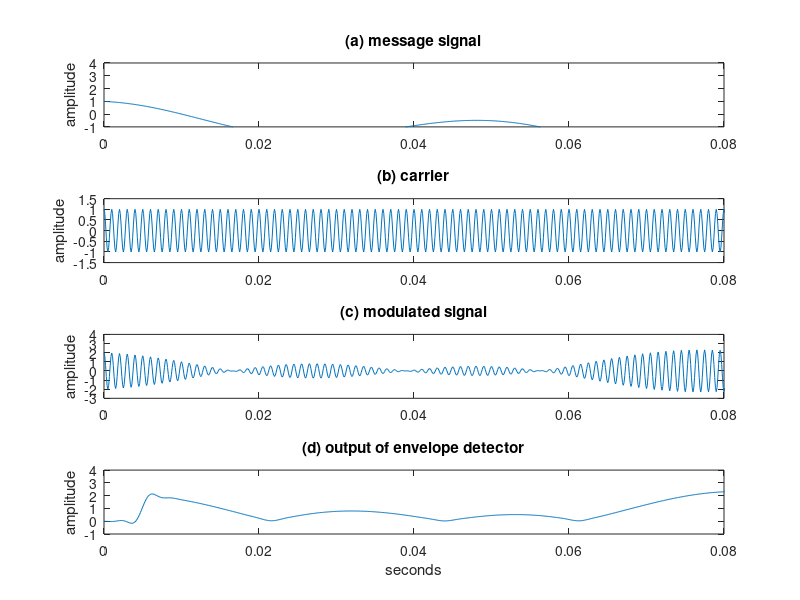
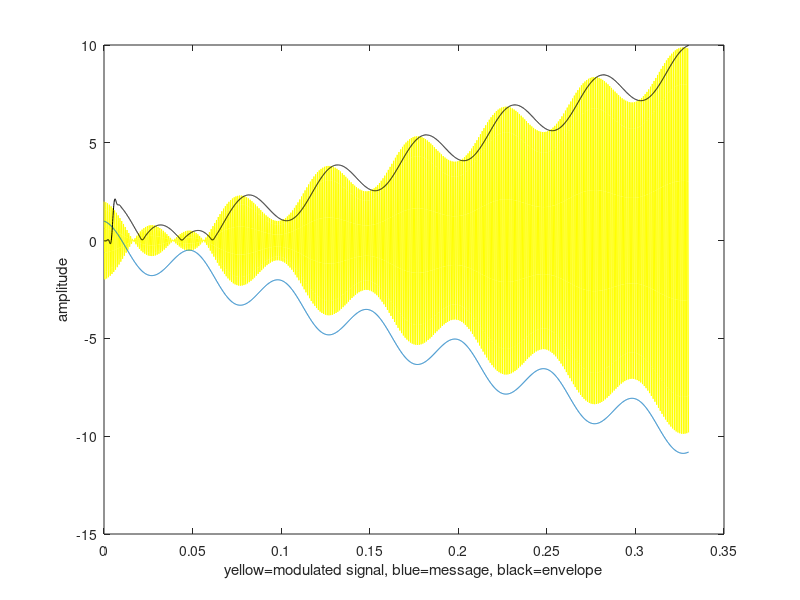

Reproduce these figures in MATLAB, in order.
% AMlarge.m: large carrier AM demodulated with "envelope"
time=0.33; Ts=1/10000;              % sampling interval & time
t=0:Ts:time; lent=length(t);        % define a time vector
fm=20; fc=1000; c=cos(2*pi*fc*t);   % define carrier at freq fc
w=-10/lent*[1:lent]+cos(2*pi*fm*t); % create "message" > -1
w
v=c.*w+c;                           % modulate w/ large carrier
fbe=[0 0.05 0.1 1];                 % LPF design
damps=[1 1 0 0]; fl=100; 
b=firpm(fl,fbe,damps);              % impulse response of LPF
envv=(pi/2)*filter(b,1,abs(v));     % find envelope

% generate the figure
figure(1)
subplot(4,1,1), plot(t,w)
ylabel('amplitude'); title('(a) message signal');
axis([0,0.08, -1,4])
subplot(4,1,2), plot(t,c)
ylabel('amplitude'); title('(b) carrier');
axis([0,0.08, -1.5,1.5])
subplot(4,1,3), plot(t,v)
ylabel('amplitude'); title('(c) modulated signal');
axis([0,0.08, -3,4])
subplot(4,1,4), plot(t,envv)
ylabel('amplitude'); title('(d) output of envelope detector');
axis([0,0.08, -1,4])
xlabel('seconds');

% this shows things a bit more clearly (but won't print well)
figure(2)
plot(t,v,'y')
hold on
plot(t,w)
plot(t,envv,'k')
ylabel('amplitude')
xlabel('yellow=modulated signal, blue=message, black=envelope')
hold off
